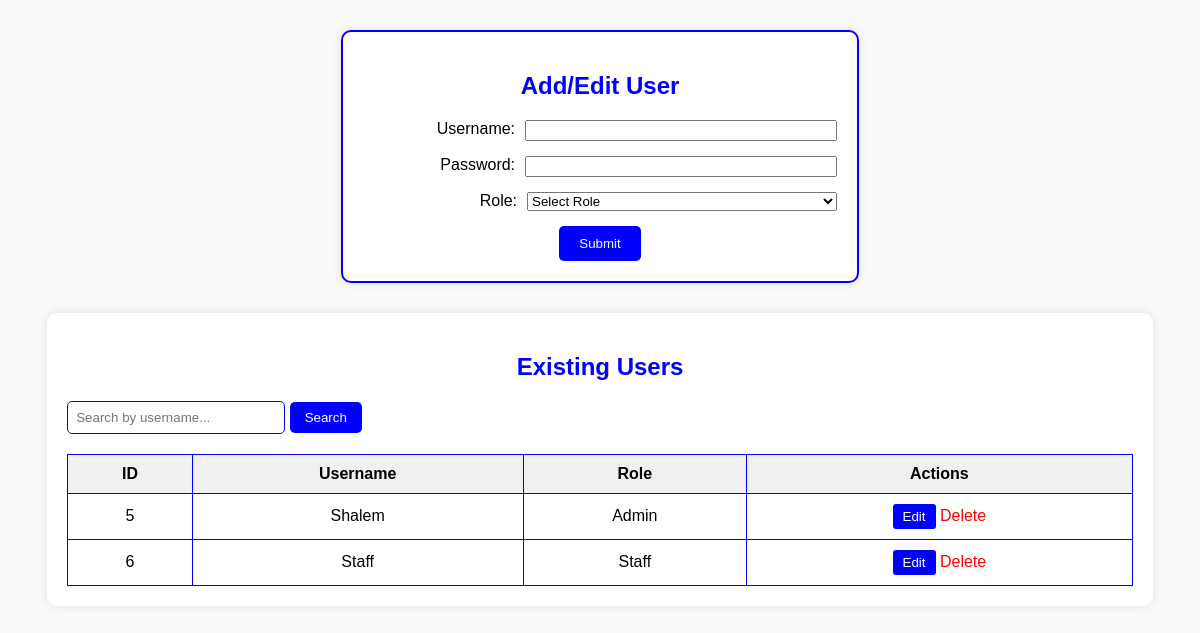
The page /pages/users.php on the database its author committed.
### tables this page shows
CREATE TABLE `user` (
  `user_id` int(11) NOT NULL,
  `username` varchar(50) DEFAULT NULL,
  `password` varchar(255) DEFAULT NULL,
  `role` enum('Admin','Staff') DEFAULT NULL
);

### pages/users.php (the view, shortened to what this page needs)
<?php
include '../incl/ShaConnect.php';
$users = [];
$searchTerm = '';
if (isset($_GET['search'])) {
    $searchTerm = mysqli_real_escape_string($conn, $_GET['search']);
    $query = "SELECT * FROM user WHERE username LIKE '%$searchTerm%'";
} else {
    $query = "SELECT * FROM user";
}
$result = mysqli_query($conn, $query);
if ($result) {
    while ($row = mysqli_fetch_assoc($result)) {
        $users[] = $row;
    }
}
?>
<!DOCTYPE html>
<html lang="en">
<head>
</head>
<body>
<div class="form-container">
    <h2>Add/Edit User</h2>
    <form method="POST">
        <div class="form-fields">
            <label for="username">Username:</label>
            <input type="text" name="username" id="username" required>
        </div>
        <div class="form-fields">
            <label for="password">Password:</label>
            <input type="password" name="password" id="password" required>
        </div>
        <div class="form-fields">
            <label for="role">Role:</label>
            <select name="role" id="role" required>
                <option value="">Select Role</option>
                </select>
        </div>
        <button type="submit">Submit</button>
    </form>
</div>
<div class="table-container">
    <h2>Existing Users</h2>
    <div class="search-container">
        <form method="GET">
            <input type="text" name="search" placeholder="Search by username..." value="<?php echo htmlspecialchars($searchTerm); ?>">
            <button type="submit">Search</button>
        </form>
    </div>
    <table>
        <tr>
            <th>ID</th>
            <th>Username</th>
            <th>Role</th>
            <th>Actions</th>
        </tr>
        <?php if (count($users) > 0): ?>
            <?php foreach ($users as $user): ?>
                <tr>
                    <td><?php echo htmlspecialchars($user['user_id']); ?></td>
                    <td><?php echo htmlspecialchars($user['username']); ?></td>
                    <td><?php echo htmlspecialchars($user['role']); ?></td>
                    <td>
                        <button onclick="editUser(<?php echo $user['user_id']; ?>, '<?php echo addslashes($user['username']); ?>', '<?php echo addslashes($user['role']); ?>')">Edit</button>
                        <a href="?delete=<?php echo $user['user_id']; ?>" onclick="return confirm('Are you sure you want to delete this user?');">Delete</a>
                    </td>
                </tr>
            <?php endforeach; ?>
        <?php else: ?>
            <tr>
                <td colspan="4">No users found.</td>
            </tr>
        <?php endif; ?>
    </table>
</div>
</body>
</html>

### pages/users.php (style rules this page uses)
body { font-family: Arial, sans-serif; background-color: #f9f9f9; }
.form-container { width: 40%; margin: 30px auto; padding: 20px; border: 2px solid blue; border-radius: 10px; background-color: white; box-shadow: 0 0 10px rgba(0, 0, 0, 0.1); }
.form-container h2 { text-align: center; color: blue; }
.form-fields { display: flex; justify-content: space-between; margin-bottom: 15px; }
.form-fields label { flex: 1; text-align: right; margin-right: 10px; }
.form-fields input, .form-fields select { flex: 2; }
.form-container button { padding: 10px 20px; background-color: blue; color: white; border: none; cursor: pointer; border-radius: 5px; display: block; margin: 0 auto; }
.table-container { width: 90%; margin: 20px auto; padding: 20px; background-color: white; border-radius: 10px; box-shadow: 0 0 10px rgba(0, 0, 0, 0.1); }
.table-container h2 { text-align: center; color: blue; }
.table-container table { width: 100%; border-collapse: collapse; }
.table-container th, .table-container td { border: 1px solid blue; padding: 10px; text-align: center; }
.table-container th { background-color: #f0f0f0; }
.table-container a { color: red; text-decoration: none; }
.table-container button { padding: 5px 10px; background-color: blue; color: white; border: none; cursor: pointer; border-radius: 3px; }
.search-container { text-align: left; margin-bottom: 20px; }
.search-container input { padding: 8px; width: 200px; border: 1px solid blue; border-radius: 5px; }
.search-container button { padding: 8px 15px; background-color: blue; color: white; border: none; cursor: pointer; border-radius: 5px; }

### rows shown on the page
user: user_id "5", username "Shalem", role "Admin"
user: user_id "6", username "Staff", role "Staff"
